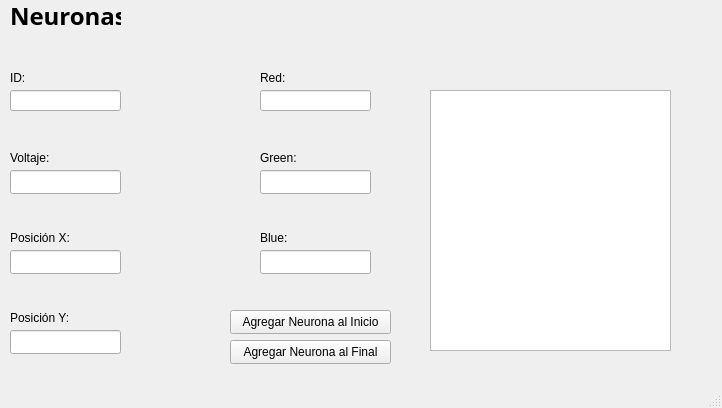
<?xml version="1.0" encoding="UTF-8"?>
<ui version="4.0">
 <class>Menu</class>
 <widget class="QMainWindow" name="Menu">
  <property name="geometry">
   <rect>
    <x>0</x>
    <y>0</y>
    <width>722</width>
    <height>408</height>
   </rect>
  </property>
  <property name="windowTitle">
   <string>Menu</string>
  </property>
  <widget class="QWidget" name="centralwidget">
   <widget class="QLineEdit" name="lineID">
    <property name="geometry">
     <rect>
      <x>10</x>
      <y>90</y>
      <width>111</width>
      <height>21</height>
     </rect>
    </property>
   </widget>
   <widget class="QLineEdit" name="lineVoltaje">
    <property name="geometry">
     <rect>
      <x>10</x>
      <y>170</y>
      <width>111</width>
      <height>24</height>
     </rect>
    </property>
   </widget>
   <widget class="QLineEdit" name="lineX">
    <property name="geometry">
     <rect>
      <x>10</x>
      <y>250</y>
      <width>111</width>
      <height>24</height>
     </rect>
    </property>
   </widget>
   <widget class="QLabel" name="label">
    <property name="geometry">
     <rect>
      <x>10</x>
      <y>0</y>
      <width>111</width>
      <height>31</height>
     </rect>
    </property>
    <property name="font">
     <font>
      <family>Segoe UI Variable Display Semib</family>
      <pointsize>18</pointsize>
      <bold>true</bold>
     </font>
    </property>
    <property name="text">
     <string>Neuronas</string>
    </property>
   </widget>
   <widget class="QLabel" name="label_2">
    <property name="geometry">
     <rect>
      <x>10</x>
      <y>70</y>
      <width>49</width>
      <height>16</height>
     </rect>
    </property>
    <property name="text">
     <string>ID:</string>
    </property>
   </widget>
   <widget class="QLabel" name="label_3">
    <property name="geometry">
     <rect>
      <x>10</x>
      <y>150</y>
      <width>49</width>
      <height>16</height>
     </rect>
    </property>
    <property name="text">
     <string>Voltaje:</string>
    </property>
   </widget>
   <widget class="QLabel" name="label_4">
    <property name="geometry">
     <rect>
      <x>10</x>
      <y>230</y>
      <width>71</width>
      <height>16</height>
     </rect>
    </property>
    <property name="text">
     <string>Posición X:</string>
    </property>
   </widget>
   <widget class="QLineEdit" name="lineY">
    <property name="geometry">
     <rect>
      <x>10</x>
      <y>330</y>
      <width>111</width>
      <height>24</height>
     </rect>
    </property>
   </widget>
   <widget class="QLabel" name="label_5">
    <property name="geometry">
     <rect>
      <x>10</x>
      <y>310</y>
      <width>61</width>
      <height>16</height>
     </rect>
    </property>
    <property name="text">
     <string>Posición Y:</string>
    </property>
   </widget>
   <widget class="QLineEdit" name="lineBlue">
    <property name="geometry">
     <rect>
      <x>260</x>
      <y>250</y>
      <width>111</width>
      <height>24</height>
     </rect>
    </property>
   </widget>
   <widget class="QLabel" name="label_6">
    <property name="geometry">
     <rect>
      <x>260</x>
      <y>70</y>
      <width>49</width>
      <height>16</height>
     </rect>
    </property>
    <property name="text">
     <string>Red:</string>
    </property>
   </widget>
   <widget class="QLineEdit" name="lineRed">
    <property name="geometry">
     <rect>
      <x>260</x>
      <y>90</y>
      <width>111</width>
      <height>21</height>
     </rect>
    </property>
   </widget>
   <widget class="QLabel" name="label_7">
    <property name="geometry">
     <rect>
      <x>260</x>
      <y>150</y>
      <width>49</width>
      <height>16</height>
     </rect>
    </property>
    <property name="text">
     <string>Green:</string>
    </property>
   </widget>
   <widget class="QLineEdit" name="lineGreen">
    <property name="geometry">
     <rect>
      <x>260</x>
      <y>170</y>
      <width>111</width>
      <height>24</height>
     </rect>
    </property>
   </widget>
   <widget class="QLabel" name="label_8">
    <property name="geometry">
     <rect>
      <x>260</x>
      <y>230</y>
      <width>71</width>
      <height>16</height>
     </rect>
    </property>
    <property name="text">
     <string>Blue:</string>
    </property>
   </widget>
   <widget class="QPushButton" name="buttonAgregar">
    <property name="geometry">
     <rect>
      <x>230</x>
      <y>310</y>
      <width>161</width>
      <height>24</height>
     </rect>
    </property>
    <property name="text">
     <string>Agregar Neurona al Inicio</string>
    </property>
   </widget>
   <widget class="QLabel" name="labelVerificar">
    <property name="geometry">
     <rect>
      <x>180</x>
      <y>20</y>
      <width>241</width>
      <height>16</height>
     </rect>
    </property>
    <property name="text">
     <string/>
    </property>
   </widget>
   <widget class="QTextEdit" name="textNeuronas">
    <property name="geometry">
     <rect>
      <x>430</x>
      <y>90</y>
      <width>241</width>
      <height>261</height>
     </rect>
    </property>
   </widget>
   <widget class="QPushButton" name="buttonAgregarFinal">
    <property name="geometry">
     <rect>
      <x>230</x>
      <y>340</y>
      <width>161</width>
      <height>24</height>
     </rect>
    </property>
    <property name="text">
     <string>Agregar Neurona al Final</string>
    </property>
   </widget>
  </widget>
  <widget class="QMenuBar" name="menubar">
   <property name="geometry">
    <rect>
     <x>0</x>
     <y>0</y>
     <width>722</width>
     <height>21</height>
    </rect>
   </property>
  </widget>
  <widget class="QStatusBar" name="statusbar"/>
 </widget>
 <resources/>
 <connections/>
</ui>
